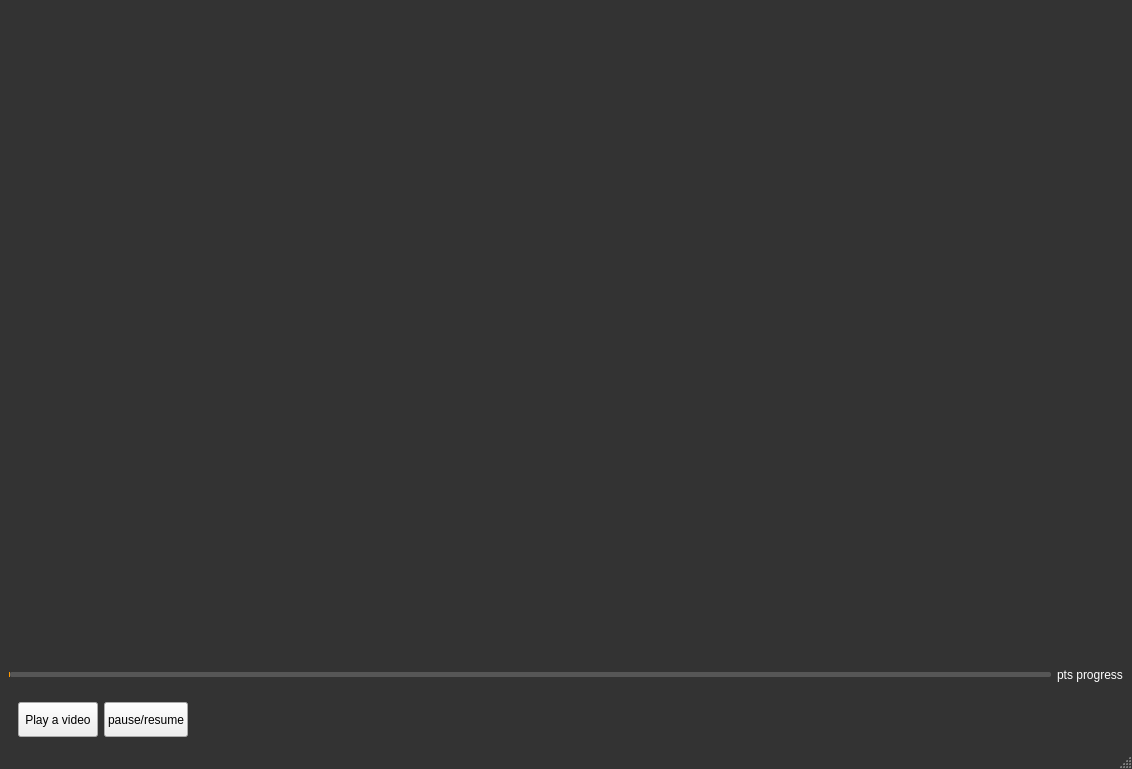
<?xml version="1.0" encoding="UTF-8"?>
<ui version="4.0">
 <class>MainWindow</class>
 <widget class="QMainWindow" name="MainWindow">
  <property name="geometry">
   <rect>
    <x>0</x>
    <y>0</y>
    <width>1132</width>
    <height>769</height>
   </rect>
  </property>
  <property name="windowTitle">
   <string>MainWindow</string>
  </property>
  <property name="styleSheet">
   <string notr="true">
QMainWindow {
background-color: rgba(51, 51, 51);v

}</string>
  </property>
  <widget class="QWidget" name="centralwidget">
   <layout class="QGridLayout" name="gridLayout">
    <item row="0" column="0" colspan="2">
     <widget class="VideoFrameDisplay" name="widget_video" native="true"/>
    </item>
    <item row="1" column="0">
     <widget class="VideoSlider" name="video_slider">
      <property name="minimumSize">
       <size>
        <width>0</width>
        <height>15</height>
       </size>
      </property>
      <property name="cursor">
       <cursorShape>PointingHandCursor</cursorShape>
      </property>
      <property name="styleSheet">
       <string notr="true">QSlider::groove:horizontal {
border: 0px solid #bbb;
}

QSlider::sub-page:horizontal {
background-color: #ff9900;
border-bottom-left-radius: 2px; 
border-top-left-radius: 2px; 

border-radius: 2px; 
margin-top:5px;
margin-bottom:5px;
}

QSlider::add-page:horizontal {
background-color: rgba(228, 228, 228, 50);v
border: 0px solid #777;
border-radius: 2px;
margin-top:5px;
margin-bottom:5px;
}
/*
QSlider::handle:horizontal {
background: rgb(255,153,102); 
border: 1px solid rgb(255,153,102); 
width: 14px;
height:10px;
border-radius: 7px;
margin-top:2px;
margin-bottom:2px;
}

QSlider::handle:horizontal:hover {
background: rgb(255,128,6); 
border: 1px solid rgba(102,102,102,102);
border-radius: 7px;
}*/

QSlider::sub-page:horizontal:disabled {
background: #bbb;
border-color: #999;
}

QSlider::add-page:horizontal:disabled {
background: #eee;
border-color: #999;
}

QSlider::handle:horizontal:disabled {
background: #eee;
border: 1px solid #aaa;
border-radius: 2px;
}
</string>
      </property>
      <property name="maximum">
       <number>100</number>
      </property>
      <property name="value">
       <number>0</number>
      </property>
      <property name="orientation">
       <enum>Qt::Horizontal</enum>
      </property>
     </widget>
    </item>
    <item row="1" column="1">
     <widget class="QLabel" name="ratio">
      <property name="styleSheet">
       <string notr="true">QLabel{
	color: white
}</string>
      </property>
      <property name="text">
       <string>pts progress</string>
      </property>
     </widget>
    </item>
    <item row="2" column="0" colspan="2">
     <widget class="QWidget" name="widget" native="true">
      <property name="minimumSize">
       <size>
        <width>0</width>
        <height>50</height>
       </size>
      </property>
      <property name="maximumSize">
       <size>
        <width>16777215</width>
        <height>40</height>
       </size>
      </property>
      <layout class="QHBoxLayout" name="horizontalLayout">
       <item>
        <widget class="QPushButton" name="start">
         <property name="minimumSize">
          <size>
           <width>0</width>
           <height>35</height>
          </size>
         </property>
         <property name="text">
          <string>Play a video</string>
         </property>
        </widget>
       </item>
       <item>
        <widget class="QPushButton" name="stop_video">
         <property name="minimumSize">
          <size>
           <width>0</width>
           <height>35</height>
          </size>
         </property>
         <property name="text">
          <string>pause/resume</string>
         </property>
        </widget>
       </item>
       <item>
        <spacer name="horizontalSpacer">
         <property name="orientation">
          <enum>Qt::Horizontal</enum>
         </property>
         <property name="sizeHint" stdset="0">
          <size>
           <width>799</width>
           <height>20</height>
          </size>
         </property>
        </spacer>
       </item>
      </layout>
     </widget>
    </item>
   </layout>
  </widget>
  <widget class="QMenuBar" name="menubar">
   <property name="geometry">
    <rect>
     <x>0</x>
     <y>0</y>
     <width>1132</width>
     <height>21</height>
    </rect>
   </property>
  </widget>
  <widget class="QStatusBar" name="statusbar"/>
 </widget>
 <customwidgets>
  <customwidget>
   <class>VideoFrameDisplay</class>
   <extends>QWidget</extends>
   <header>videoframedisplay.h</header>
   <container>1</container>
  </customwidget>
  <customwidget>
   <class>VideoSlider</class>
   <extends>QSlider</extends>
   <header>VideoSlider.h</header>
  </customwidget>
 </customwidgets>
 <resources/>
 <connections/>
</ui>
